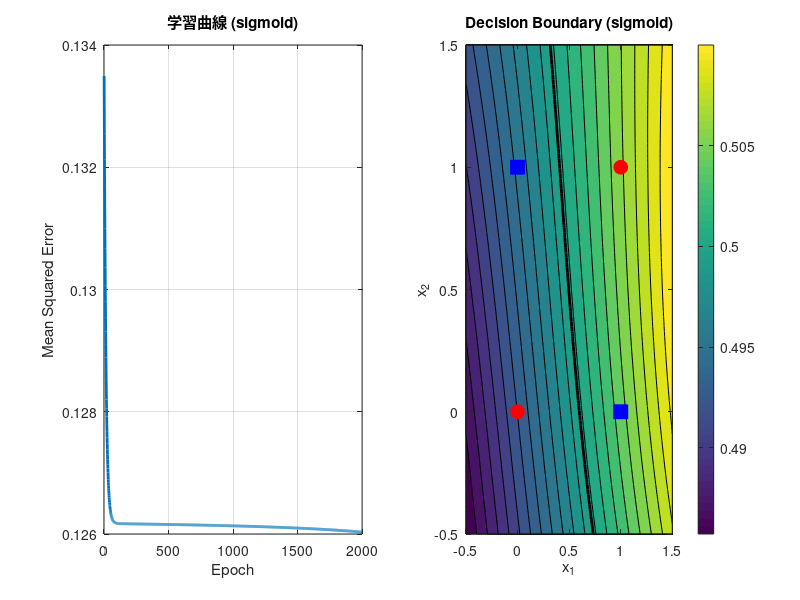

This chart was generated by the following MATLAB code:
% xor_sigmoid.m
clear; clc; close all;

X = [0 0; 0 1; 1 0; 1 1]';
Y = [0; 1; 1; 0]';

n_hidden = 2;

rng(42);
W1 = randn(n_hidden, 2) * 0.5;
W2 = randn(1, n_hidden) * 0.5;
b1 = zeros(n_hidden, 1);
b2 = 0;

eta = 0.10;
epochs = 2000;
errors = zeros(epochs, 1);

for epoch = 1:epochs
    total_error = 0;
    
    for i = 1:4
        x = X(:, i);
        y_target = Y(i);
        
        z1 = W1 * x + b1;
        h = 1 ./ (1 + exp(-z1));
        z2 = W2 * h + b2;
        y = 1 / (1 + exp(-z2));
        
        error = 0.5 * (y - y_target)^2;
        total_error = total_error + error;
        
        delta2 = (y - y_target) * y * (1 - y);
        delta1 = (W2' * delta2) .* (h .* (1 - h));
        
        W2 = W2 - eta * delta2 * h';
        b2 = b2 - eta * delta2;
        W1 = W1 - eta * delta1 * x';
        b1 = b1 - eta * delta1;
    end
    
    errors(epoch) = total_error / 4;
    
    if mod(epoch, 100) == 0
        fprintf('Epoch %d: Error = %.6f\n', epoch, errors(epoch));
    end
end

fprintf('\nFinal results:\n');
for i = 1:4
    x = X(:, i);
    z1 = W1 * x + b1;
    h = 1 ./ (1 + exp(-z1));
    z2 = W2 * h + b2;
    y = 1 / (1 + exp(-z2));
    fprintf('(%d,%d) -> %.3f (target: %d)\n', x(1), x(2), y, Y(i));
end

figure('Name', 'Sigmoid Activation Results');

subplot(1, 2, 1);
plot(errors, 'LineWidth', 2);
xlabel('Epoch');
ylabel('Mean Squared Error');
title('学習曲線 (sigmoid)');
grid on;

subplot(1, 2, 2);
[x1_grid, x2_grid] = meshgrid(linspace(-0.5, 1.5, 100), linspace(-0.5, 1.5, 100));
z_grid = zeros(size(x1_grid));

for i = 1:numel(x1_grid)
    x_test = [x1_grid(i); x2_grid(i)];
    z1 = W1 * x_test + b1;
    h = 1 ./ (1 + exp(-z1));
    z2 = W2 * h + b2;
    z_grid(i) = 1 / (1 + exp(-z2));
end

contourf(x1_grid, x2_grid, z_grid, 20);
colorbar;
hold on;
contour(x1_grid, x2_grid, z_grid, [0.5 0.5], 'k-', 'LineWidth', 2);
plot([0, 1], [0, 1], 'ro', 'MarkerSize', 10, 'MarkerFaceColor', 'r');
plot([0, 1], [1, 0], 'bs', 'MarkerSize', 10, 'MarkerFaceColor', 'b');
xlabel('x_1');
ylabel('x_2');
title('Decision Boundary (sigmoid)');
axis([-0.5 1.5 -0.5 1.5]);
